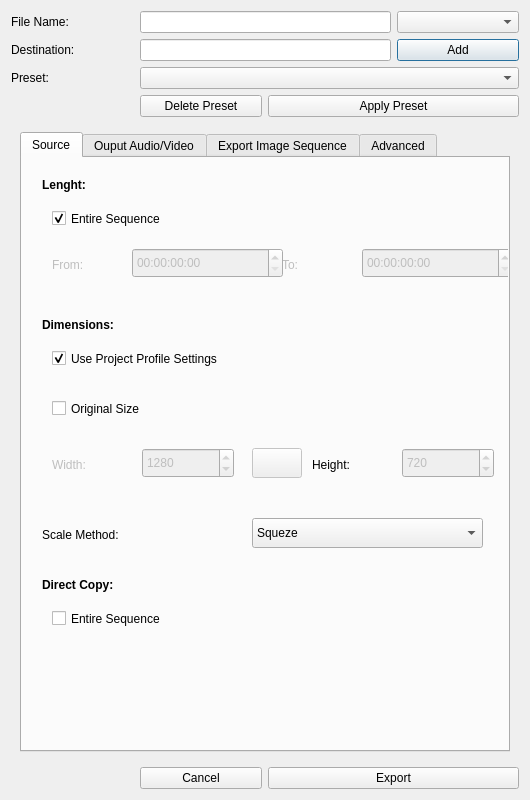
<?xml version="1.0" encoding="UTF-8"?>
<ui version="4.0">
 <class>Dialog</class>
 <widget class="QDialog" name="Dialog">
  <property name="geometry">
   <rect>
    <x>0</x>
    <y>0</y>
    <width>530</width>
    <height>800</height>
   </rect>
  </property>
  <property name="maximumSize">
   <size>
    <width>530</width>
    <height>800</height>
   </size>
  </property>
  <property name="windowTitle">
   <string>Export Video</string>
  </property>
  <property name="windowIcon">
   <iconset>
    <normaloff>../../../xdg/openshot.svg</normaloff>../../../xdg/openshot.svg</iconset>
  </property>
  <property name="layoutDirection">
   <enum>Qt::LeftToRight</enum>
  </property>
  <property name="autoFillBackground">
   <bool>false</bool>
  </property>
  <property name="locale">
   <locale language="English" country="UnitedStates"/>
  </property>
  <layout class="QGridLayout" name="gridLayout">
   <item row="0" column="0">
    <widget class="QLabel" name="label">
     <property name="text">
      <string>&lt;html&gt;&lt;head/&gt;&lt;body&gt;&lt;p&gt;File Name:&lt;/p&gt;&lt;/body&gt;&lt;/html&gt;</string>
     </property>
    </widget>
   </item>
   <item row="0" column="1" colspan="2">
    <widget class="QLineEdit" name="lblfilename"/>
   </item>
   <item row="1" column="0">
    <widget class="QLabel" name="label_2">
     <property name="text">
      <string>&lt;html&gt;&lt;head/&gt;&lt;body&gt;&lt;p&gt;Destination:&lt;/p&gt;&lt;/body&gt;&lt;/html&gt;</string>
     </property>
    </widget>
   </item>
   <item row="1" column="1" colspan="2">
    <widget class="QLineEdit" name="lbldestination"/>
   </item>
   <item row="1" column="3">
    <widget class="QPushButton" name="btnfolder">
     <property name="text">
      <string>Add</string>
     </property>
     <property name="icon">
      <iconset theme="add">
       <normaloff>.</normaloff>.</iconset>
     </property>
    </widget>
   </item>
   <item row="2" column="0">
    <widget class="QLabel" name="label_3">
     <property name="text">
      <string>&lt;html&gt;&lt;head/&gt;&lt;body&gt;&lt;p&gt;Preset:&lt;/p&gt;&lt;/body&gt;&lt;/html&gt;</string>
     </property>
    </widget>
   </item>
   <item row="2" column="1" colspan="3">
    <widget class="QComboBox" name="cbopreset"/>
   </item>
   <item row="3" column="1">
    <widget class="QPushButton" name="btndeletepreset">
     <property name="text">
      <string>Delete Preset</string>
     </property>
    </widget>
   </item>
   <item row="3" column="2" colspan="2">
    <widget class="QPushButton" name="btnapplypreset">
     <property name="text">
      <string>Apply Preset</string>
     </property>
    </widget>
   </item>
   <item row="4" column="0" colspan="4">
    <widget class="QWidget" name="widget" native="true">
     <layout class="QVBoxLayout" name="verticalLayout_2">
      <item>
       <widget class="QTabWidget" name="tabWidget">
        <property name="enabled">
         <bool>true</bool>
        </property>
        <property name="currentIndex">
         <number>0</number>
        </property>
        <widget class="QWidget" name="tabsimple">
         <attribute name="title">
          <string>Source</string>
         </attribute>
         <widget class="QLabel" name="label_16">
          <property name="geometry">
           <rect>
            <x>20</x>
            <y>20</y>
            <width>185</width>
            <height>15</height>
           </rect>
          </property>
          <property name="text">
           <string>&lt;html&gt;&lt;head/&gt;&lt;body&gt;&lt;p&gt;&lt;span style=&quot; font-weight:600;&quot;&gt;Lenght:&lt;/span&gt;&lt;/p&gt;&lt;/body&gt;&lt;/html&gt;</string>
          </property>
         </widget>
         <widget class="QCheckBox" name="chkentiresequence">
          <property name="geometry">
           <rect>
            <x>30</x>
            <y>50</y>
            <width>185</width>
            <height>21</height>
           </rect>
          </property>
          <property name="text">
           <string>Entire Sequence</string>
          </property>
          <property name="checked">
           <bool>true</bool>
          </property>
         </widget>
         <widget class="QCheckBox" name="chkoriginalsize">
          <property name="geometry">
           <rect>
            <x>30</x>
            <y>240</y>
            <width>185</width>
            <height>21</height>
           </rect>
          </property>
          <property name="text">
           <string>Original Size</string>
          </property>
          <property name="checked">
           <bool>false</bool>
          </property>
         </widget>
         <widget class="QLabel" name="label_17">
          <property name="enabled">
           <bool>false</bool>
          </property>
          <property name="geometry">
           <rect>
            <x>30</x>
            <y>100</y>
            <width>50</width>
            <height>15</height>
           </rect>
          </property>
          <property name="text">
           <string>&lt;html&gt;&lt;head/&gt;&lt;body&gt;&lt;p&gt;From:&lt;/p&gt;&lt;/body&gt;&lt;/html&gt;</string>
          </property>
         </widget>
         <widget class="QLabel" name="label_18">
          <property name="enabled">
           <bool>false</bool>
          </property>
          <property name="geometry">
           <rect>
            <x>260</x>
            <y>100</y>
            <width>50</width>
            <height>15</height>
           </rect>
          </property>
          <property name="text">
           <string>&lt;html&gt;&lt;head/&gt;&lt;body&gt;&lt;p&gt;To:&lt;/p&gt;&lt;/body&gt;&lt;/html&gt;</string>
          </property>
         </widget>
         <widget class="QTimeEdit" name="spbfrom">
          <property name="enabled">
           <bool>false</bool>
          </property>
          <property name="geometry">
           <rect>
            <x>110</x>
            <y>90</y>
            <width>151</width>
            <height>30</height>
           </rect>
          </property>
          <property name="currentSection">
           <enum>QDateTimeEdit::HourSection</enum>
          </property>
          <property name="displayFormat">
           <string>HH:mm:ss:ms</string>
          </property>
         </widget>
         <widget class="QTimeEdit" name="spbto">
          <property name="enabled">
           <bool>false</bool>
          </property>
          <property name="geometry">
           <rect>
            <x>340</x>
            <y>90</y>
            <width>151</width>
            <height>30</height>
           </rect>
          </property>
          <property name="currentSection">
           <enum>QDateTimeEdit::HourSection</enum>
          </property>
          <property name="displayFormat">
           <string>HH:mm:ss:ms</string>
          </property>
         </widget>
         <widget class="QLabel" name="label_19">
          <property name="geometry">
           <rect>
            <x>20</x>
            <y>160</y>
            <width>185</width>
            <height>15</height>
           </rect>
          </property>
          <property name="text">
           <string>&lt;html&gt;&lt;head/&gt;&lt;body&gt;&lt;p&gt;&lt;span style=&quot; font-weight:600;&quot;&gt;Dimensions:&lt;/span&gt;&lt;/p&gt;&lt;/body&gt;&lt;/html&gt;</string>
          </property>
         </widget>
         <widget class="QLabel" name="label_20">
          <property name="enabled">
           <bool>false</bool>
          </property>
          <property name="geometry">
           <rect>
            <x>30</x>
            <y>300</y>
            <width>80</width>
            <height>15</height>
           </rect>
          </property>
          <property name="text">
           <string>&lt;html&gt;&lt;head/&gt;&lt;body&gt;&lt;p&gt;Width:&lt;/p&gt;&lt;/body&gt;&lt;/html&gt;</string>
          </property>
         </widget>
         <widget class="QLabel" name="label_21">
          <property name="geometry">
           <rect>
            <x>290</x>
            <y>300</y>
            <width>80</width>
            <height>15</height>
           </rect>
          </property>
          <property name="text">
           <string>&lt;html&gt;&lt;head/&gt;&lt;body&gt;&lt;p&gt;Height:&lt;/p&gt;&lt;/body&gt;&lt;/html&gt;</string>
          </property>
         </widget>
         <widget class="QSpinBox" name="spbwidth">
          <property name="enabled">
           <bool>false</bool>
          </property>
          <property name="geometry">
           <rect>
            <x>120</x>
            <y>290</y>
            <width>92</width>
            <height>30</height>
           </rect>
          </property>
          <property name="maximum">
           <number>1920</number>
          </property>
          <property name="value">
           <number>1280</number>
          </property>
         </widget>
         <widget class="QSpinBox" name="spbheight">
          <property name="enabled">
           <bool>false</bool>
          </property>
          <property name="geometry">
           <rect>
            <x>380</x>
            <y>290</y>
            <width>92</width>
            <height>30</height>
           </rect>
          </property>
          <property name="maximum">
           <number>1200</number>
          </property>
          <property name="value">
           <number>720</number>
          </property>
         </widget>
         <widget class="QPushButton" name="btnpreserveratio">
          <property name="enabled">
           <bool>false</bool>
          </property>
          <property name="geometry">
           <rect>
            <x>230</x>
            <y>290</y>
            <width>50</width>
            <height>30</height>
           </rect>
          </property>
          <property name="icon">
           <iconset>
            <normaloff>:/icons/Compass/actions/media-toolbar/media-playlist-repeat.svg</normaloff>:/icons/Compass/actions/media-toolbar/media-playlist-repeat.svg</iconset>
          </property>
          <property name="iconSize">
           <size>
            <width>48</width>
            <height>48</height>
           </size>
          </property>
         </widget>
         <widget class="QLabel" name="label_22">
          <property name="geometry">
           <rect>
            <x>20</x>
            <y>370</y>
            <width>185</width>
            <height>15</height>
           </rect>
          </property>
          <property name="text">
           <string>&lt;html&gt;&lt;head/&gt;&lt;body&gt;&lt;p&gt;Scale Method:&lt;/p&gt;&lt;/body&gt;&lt;/html&gt;</string>
          </property>
         </widget>
         <widget class="QComboBox" name="cbosqueze">
          <property name="geometry">
           <rect>
            <x>230</x>
            <y>360</y>
            <width>231</width>
            <height>30</height>
           </rect>
          </property>
          <item>
           <property name="text">
            <string>Squeze</string>
           </property>
          </item>
         </widget>
         <widget class="QCheckBox" name="chkprojectprofilesettings">
          <property name="geometry">
           <rect>
            <x>30</x>
            <y>190</y>
            <width>431</width>
            <height>21</height>
           </rect>
          </property>
          <property name="text">
           <string>Use Project Profile Settings</string>
          </property>
          <property name="checked">
           <bool>true</bool>
          </property>
         </widget>
         <widget class="QLabel" name="label_33">
          <property name="geometry">
           <rect>
            <x>20</x>
            <y>420</y>
            <width>185</width>
            <height>15</height>
           </rect>
          </property>
          <property name="text">
           <string>&lt;html&gt;&lt;head/&gt;&lt;body&gt;&lt;p&gt;&lt;span style=&quot; font-weight:600;&quot;&gt;Direct Copy:&lt;/span&gt;&lt;/p&gt;&lt;/body&gt;&lt;/html&gt;</string>
          </property>
         </widget>
         <widget class="QCheckBox" name="chkdirectcopy">
          <property name="geometry">
           <rect>
            <x>30</x>
            <y>450</y>
            <width>185</width>
            <height>21</height>
           </rect>
          </property>
          <property name="text">
           <string>Entire Sequence</string>
          </property>
          <property name="checked">
           <bool>false</bool>
          </property>
         </widget>
        </widget>
        <widget class="QWidget" name="tabexportaudiovideo">
         <attribute name="title">
          <string>Ouput Audio/Video</string>
         </attribute>
         <widget class="QLabel" name="label_15">
          <property name="geometry">
           <rect>
            <x>20</x>
            <y>20</y>
            <width>91</width>
            <height>16</height>
           </rect>
          </property>
          <property name="text">
           <string>&lt;html&gt;&lt;head/&gt;&lt;body&gt;&lt;p&gt;&lt;span style=&quot; font-weight:600;&quot;&gt;Format:&lt;/span&gt;&lt;/p&gt;&lt;/body&gt;&lt;/html&gt;</string>
          </property>
         </widget>
         <widget class="QComboBox" name="cmbformatvideo">
          <property name="geometry">
           <rect>
            <x>130</x>
            <y>10</y>
            <width>341</width>
            <height>30</height>
           </rect>
          </property>
         </widget>
         <widget class="QLabel" name="label_23">
          <property name="geometry">
           <rect>
            <x>20</x>
            <y>70</y>
            <width>171</width>
            <height>16</height>
           </rect>
          </property>
          <property name="text">
           <string>&lt;html&gt;&lt;head/&gt;&lt;body&gt;&lt;p&gt;&lt;span style=&quot; font-weight:600;&quot;&gt;Video Codec:&lt;/span&gt;&lt;/p&gt;&lt;/body&gt;&lt;/html&gt;</string>
          </property>
         </widget>
         <widget class="QLabel" name="label_24">
          <property name="geometry">
           <rect>
            <x>20</x>
            <y>120</y>
            <width>171</width>
            <height>16</height>
           </rect>
          </property>
          <property name="text">
           <string>&lt;html&gt;&lt;head/&gt;&lt;body&gt;&lt;p&gt;Compression Method:&lt;/p&gt;&lt;/body&gt;&lt;/html&gt;</string>
          </property>
         </widget>
         <widget class="QLabel" name="label_25">
          <property name="geometry">
           <rect>
            <x>20</x>
            <y>170</y>
            <width>171</width>
            <height>16</height>
           </rect>
          </property>
          <property name="text">
           <string>&lt;html&gt;&lt;head/&gt;&lt;body&gt;&lt;p&gt;BitRate:&lt;/p&gt;&lt;/body&gt;&lt;/html&gt;</string>
          </property>
         </widget>
         <widget class="QLabel" name="label_26">
          <property name="geometry">
           <rect>
            <x>20</x>
            <y>220</y>
            <width>171</width>
            <height>15</height>
           </rect>
          </property>
          <property name="text">
           <string>&lt;html&gt;&lt;head/&gt;&lt;body&gt;&lt;p&gt;Max Bitrate:&lt;/p&gt;&lt;/body&gt;&lt;/html&gt;</string>
          </property>
         </widget>
         <widget class="QLabel" name="label_27">
          <property name="geometry">
           <rect>
            <x>20</x>
            <y>370</y>
            <width>171</width>
            <height>15</height>
           </rect>
          </property>
          <property name="text">
           <string>&lt;html&gt;&lt;head/&gt;&lt;body&gt;&lt;p&gt;&lt;span style=&quot; font-weight:600;&quot;&gt;Audio Codec:&lt;/span&gt;&lt;/p&gt;&lt;/body&gt;&lt;/html&gt;</string>
          </property>
         </widget>
         <widget class="QLabel" name="label_28">
          <property name="geometry">
           <rect>
            <x>20</x>
            <y>420</y>
            <width>171</width>
            <height>15</height>
           </rect>
          </property>
          <property name="text">
           <string>&lt;html&gt;&lt;head/&gt;&lt;body&gt;&lt;p&gt;Simple Rate:&lt;/p&gt;&lt;/body&gt;&lt;/html&gt;</string>
          </property>
         </widget>
         <widget class="QLabel" name="label_29">
          <property name="geometry">
           <rect>
            <x>20</x>
            <y>470</y>
            <width>171</width>
            <height>15</height>
           </rect>
          </property>
          <property name="text">
           <string>&lt;html&gt;&lt;head/&gt;&lt;body&gt;&lt;p&gt;Channels:&lt;/p&gt;&lt;/body&gt;&lt;/html&gt;</string>
          </property>
         </widget>
         <widget class="QSlider" name="sliderbitrate">
          <property name="geometry">
           <rect>
            <x>20</x>
            <y>550</y>
            <width>441</width>
            <height>24</height>
           </rect>
          </property>
          <property name="minimum">
           <number>8</number>
          </property>
          <property name="maximum">
           <number>640</number>
          </property>
          <property name="singleStep">
           <number>8</number>
          </property>
          <property name="pageStep">
           <number>1</number>
          </property>
          <property name="sliderPosition">
           <number>192</number>
          </property>
          <property name="orientation">
           <enum>Qt::Horizontal</enum>
          </property>
         </widget>
         <widget class="QLabel" name="label_30">
          <property name="geometry">
           <rect>
            <x>20</x>
            <y>520</y>
            <width>130</width>
            <height>15</height>
           </rect>
          </property>
          <property name="text">
           <string>&lt;html&gt;&lt;head/&gt;&lt;body&gt;&lt;p&gt;Bit Rate (kbps):&lt;/p&gt;&lt;/body&gt;&lt;/html&gt;</string>
          </property>
         </widget>
         <widget class="QSpinBox" name="spbrate">
          <property name="geometry">
           <rect>
            <x>230</x>
            <y>160</y>
            <width>130</width>
            <height>30</height>
           </rect>
          </property>
          <property name="alignment">
           <set>Qt::AlignRight|Qt::AlignTrailing|Qt::AlignVCenter</set>
          </property>
         </widget>
         <widget class="QLabel" name="label_31">
          <property name="geometry">
           <rect>
            <x>380</x>
            <y>170</y>
            <width>91</width>
            <height>16</height>
           </rect>
          </property>
          <property name="text">
           <string>&lt;html&gt;&lt;head/&gt;&lt;body&gt;&lt;p&gt;kbps&lt;/p&gt;&lt;/body&gt;&lt;/html&gt;</string>
          </property>
         </widget>
         <widget class="QLabel" name="label_32">
          <property name="geometry">
           <rect>
            <x>380</x>
            <y>220</y>
            <width>91</width>
            <height>16</height>
           </rect>
          </property>
          <property name="text">
           <string>&lt;html&gt;&lt;head/&gt;&lt;body&gt;&lt;p&gt;kbps&lt;/p&gt;&lt;/body&gt;&lt;/html&gt;</string>
          </property>
         </widget>
         <widget class="QComboBox" name="cmbchannels">
          <property name="geometry">
           <rect>
            <x>230</x>
            <y>460</y>
            <width>240</width>
            <height>30</height>
           </rect>
          </property>
         </widget>
         <widget class="QComboBox" name="cmbaudio">
          <property name="geometry">
           <rect>
            <x>230</x>
            <y>360</y>
            <width>240</width>
            <height>30</height>
           </rect>
          </property>
         </widget>
         <widget class="QComboBox" name="cmbsimplerate">
          <property name="geometry">
           <rect>
            <x>230</x>
            <y>410</y>
            <width>240</width>
            <height>30</height>
           </rect>
          </property>
         </widget>
         <widget class="QComboBox" name="cmbvideo">
          <property name="geometry">
           <rect>
            <x>230</x>
            <y>60</y>
            <width>240</width>
            <height>30</height>
           </rect>
          </property>
         </widget>
         <widget class="QComboBox" name="cmbcompressionmethod">
          <property name="geometry">
           <rect>
            <x>230</x>
            <y>110</y>
            <width>240</width>
            <height>30</height>
           </rect>
          </property>
         </widget>
         <widget class="QSpinBox" name="spbmax">
          <property name="geometry">
           <rect>
            <x>230</x>
            <y>210</y>
            <width>130</width>
            <height>30</height>
           </rect>
          </property>
          <property name="alignment">
           <set>Qt::AlignRight|Qt::AlignTrailing|Qt::AlignVCenter</set>
          </property>
         </widget>
         <widget class="QLCDNumber" name="lcdaudiobitrate">
          <property name="geometry">
           <rect>
            <x>340</x>
            <y>510</y>
            <width>70</width>
            <height>40</height>
           </rect>
          </property>
          <property name="inputMethodHints">
           <set>Qt::ImhNone</set>
          </property>
          <property name="frameShape">
           <enum>QFrame::WinPanel</enum>
          </property>
          <property name="frameShadow">
           <enum>QFrame::Plain</enum>
          </property>
          <property name="lineWidth">
           <number>1</number>
          </property>
          <property name="digitCount">
           <number>3</number>
          </property>
          <property name="segmentStyle">
           <enum>QLCDNumber::Flat</enum>
          </property>
          <property name="intValue" stdset="0">
           <number>192</number>
          </property>
         </widget>
         <widget class="QComboBox" name="cmbaspectratio">
          <property name="geometry">
           <rect>
            <x>230</x>
            <y>260</y>
            <width>240</width>
            <height>30</height>
           </rect>
          </property>
         </widget>
         <widget class="QComboBox" name="cmbfps">
          <property name="geometry">
           <rect>
            <x>230</x>
            <y>310</y>
            <width>240</width>
            <height>30</height>
           </rect>
          </property>
         </widget>
         <widget class="QLabel" name="label_34">
          <property name="geometry">
           <rect>
            <x>20</x>
            <y>270</y>
            <width>171</width>
            <height>15</height>
           </rect>
          </property>
          <property name="text">
           <string>Aspect Ratio:</string>
          </property>
         </widget>
         <widget class="QLabel" name="label_35">
          <property name="geometry">
           <rect>
            <x>20</x>
            <y>320</y>
            <width>171</width>
            <height>15</height>
           </rect>
          </property>
          <property name="text">
           <string>Frames per Second:</string>
          </property>
         </widget>
        </widget>
        <widget class="QWidget" name="tabexportimagesequence">
         <attribute name="title">
          <string>Export Image Sequence</string>
         </attribute>
         <widget class="QLabel" name="label_4">
          <property name="geometry">
           <rect>
            <x>20</x>
            <y>20</y>
            <width>130</width>
            <height>15</height>
           </rect>
          </property>
          <property name="text">
           <string>&lt;html&gt;&lt;head/&gt;&lt;body&gt;&lt;p&gt;&lt;span style=&quot; font-weight:600;&quot;&gt;Format:&lt;/span&gt;&lt;/p&gt;&lt;/body&gt;&lt;/html&gt;</string>
          </property>
         </widget>
         <widget class="QComboBox" name="cmbformatimage">
          <property name="geometry">
           <rect>
            <x>200</x>
            <y>20</y>
            <width>271</width>
            <height>30</height>
           </rect>
          </property>
         </widget>
         <widget class="QSlider" name="sliderquality">
          <property name="geometry">
           <rect>
            <x>20</x>
            <y>90</y>
            <width>441</width>
            <height>24</height>
           </rect>
          </property>
          <property name="maximum">
           <number>100</number>
          </property>
          <property name="sliderPosition">
           <number>85</number>
          </property>
          <property name="orientation">
           <enum>Qt::Horizontal</enum>
          </property>
         </widget>
         <widget class="QLabel" name="label_5">
          <property name="geometry">
           <rect>
            <x>20</x>
            <y>60</y>
            <width>130</width>
            <height>15</height>
           </rect>
          </property>
          <property name="text">
           <string>&lt;html&gt;&lt;head/&gt;&lt;body&gt;&lt;p&gt;Quality (%): &lt;/p&gt;&lt;/body&gt;&lt;/html&gt;</string>
          </property>
         </widget>
         <widget class="QLabel" name="label_6">
          <property name="geometry">
           <rect>
            <x>20</x>
            <y>130</y>
            <width>130</width>
            <height>15</height>
           </rect>
          </property>
          <property name="text">
           <string>&lt;html&gt;&lt;head/&gt;&lt;body&gt;&lt;p&gt;&lt;span style=&quot; font-size:7pt;&quot;&gt;Lowest&lt;/span&gt;&lt;/p&gt;&lt;/body&gt;&lt;/html&gt;</string>
          </property>
         </widget>
         <widget class="QLabel" name="label_7">
          <property name="geometry">
           <rect>
            <x>330</x>
            <y>130</y>
            <width>130</width>
            <height>15</height>
           </rect>
          </property>
          <property name="text">
           <string>&lt;html&gt;&lt;head/&gt;&lt;body&gt;&lt;p&gt;&lt;span style=&quot; font-size:7pt;&quot;&gt;Highest&lt;/span&gt;&lt;/p&gt;&lt;/body&gt;&lt;/html&gt;</string>
          </property>
          <property name="alignment">
           <set>Qt::AlignRight|Qt::AlignTrailing|Qt::AlignVCenter</set>
          </property>
         </widget>
         <widget class="QLabel" name="label_8">
          <property name="geometry">
           <rect>
            <x>20</x>
            <y>170</y>
            <width>185</width>
            <height>15</height>
           </rect>
          </property>
          <property name="text">
           <string>&lt;html&gt;&lt;head/&gt;&lt;body&gt;&lt;p&gt;&lt;span style=&quot; font-weight:600;&quot;&gt;File Naming:&lt;/span&gt;&lt;/p&gt;&lt;/body&gt;&lt;/html&gt;</string>
          </property>
         </widget>
         <widget class="QLabel" name="label_9">
          <property name="geometry">
           <rect>
            <x>30</x>
            <y>210</y>
            <width>130</width>
            <height>15</height>
           </rect>
          </property>
          <property name="text">
           <string>&lt;html&gt;&lt;head/&gt;&lt;body&gt;&lt;p&gt;Prefix:&lt;/p&gt;&lt;/body&gt;&lt;/html&gt;</string>
          </property>
         </widget>
         <widget class="QLabel" name="label_10">
          <property name="geometry">
           <rect>
            <x>190</x>
            <y>210</y>
            <width>101</width>
            <height>16</height>
           </rect>
          </property>
          <property name="text">
           <string>&lt;html&gt;&lt;head/&gt;&lt;body&gt;&lt;p&gt;Digits:&lt;/p&gt;&lt;/body&gt;&lt;/html&gt;</string>
          </property>
          <property name="alignment">
           <set>Qt::AlignLeading|Qt::AlignLeft|Qt::AlignVCenter</set>
          </property>
         </widget>
         <widget class="QLabel" name="label_11">
          <property name="geometry">
           <rect>
            <x>340</x>
            <y>210</y>
            <width>111</width>
            <height>16</height>
           </rect>
          </property>
          <property name="text">
           <string>&lt;html&gt;&lt;head/&gt;&lt;body&gt;&lt;p&gt;Suffix:&lt;/p&gt;&lt;/body&gt;&lt;/html&gt;</string>
          </property>
          <property name="alignment">
           <set>Qt::AlignLeading|Qt::AlignLeft|Qt::AlignVCenter</set>
          </property>
         </widget>
         <widget class="QLineEdit" name="lblprefix">
          <property name="geometry">
           <rect>
            <x>20</x>
            <y>240</y>
            <width>130</width>
            <height>30</height>
           </rect>
          </property>
          <property name="text">
           <string>image_</string>
          </property>
         </widget>
         <widget class="QLineEdit" name="lblsuffix">
          <property name="geometry">
           <rect>
            <x>340</x>
            <y>240</y>
            <width>130</width>
            <height>30</height>
           </rect>
          </property>
          <property name="text">
           <string>.resiszed</string>
          </property>
         </widget>
         <widget class="QLabel" name="label_12">
          <property name="geometry">
           <rect>
            <x>20</x>
            <y>310</y>
            <width>100</width>
            <height>15</height>
           </rect>
          </property>
          <property name="text">
           <string>&lt;html&gt;&lt;head/&gt;&lt;body&gt;&lt;p&gt;Interval:&lt;/p&gt;&lt;/body&gt;&lt;/html&gt;</string>
          </property>
         </widget>
         <widget class="QLabel" name="label_13">
          <property name="geometry">
           <rect>
            <x>250</x>
            <y>310</y>
            <width>100</width>
            <height>15</height>
           </rect>
          </property>
          <property name="text">
           <string>&lt;html&gt;&lt;head/&gt;&lt;body&gt;&lt;p&gt;Offset:&lt;/p&gt;&lt;/body&gt;&lt;/html&gt;</string>
          </property>
          <property name="alignment">
           <set>Qt::AlignRight|Qt::AlignTrailing|Qt::AlignVCenter</set>
          </property>
         </widget>
         <widget class="QLabel" name="label_14">
          <property name="geometry">
           <rect>
            <x>20</x>
            <y>360</y>
            <width>160</width>
            <height>15</height>
           </rect>
          </property>
          <property name="text">
           <string>&lt;html&gt;&lt;head/&gt;&lt;body&gt;&lt;p&gt;First Frame Name:&lt;/p&gt;&lt;/body&gt;&lt;/html&gt;</string>
          </property>
         </widget>
         <widget class="QLabel" name="lblframename">
          <property name="geometry">
           <rect>
            <x>200</x>
            <y>360</y>
            <width>250</width>
            <height>15</height>
           </rect>
          </property>
          <property name="text">
           <string>&lt;html&gt;&lt;head/&gt;&lt;body&gt;&lt;p&gt;image_00001.resized&lt;/p&gt;&lt;/body&gt;&lt;/html&gt;</string>
          </property>
         </widget>
         <widget class="QSpinBox" name="spbinterval">
          <property name="geometry">
           <rect>
            <x>140</x>
            <y>300</y>
            <width>100</width>
            <height>30</height>
           </rect>
          </property>
          <property name="alignment">
           <set>Qt::AlignRight|Qt::AlignTrailing|Qt::AlignVCenter</set>
          </property>
          <property name="value">
           <number>1</number>
          </property>
         </widget>
         <widget class="QSpinBox" name="spboffset">
          <property name="geometry">
           <rect>
            <x>370</x>
            <y>300</y>
            <width>100</width>
            <height>30</height>
           </rect>
          </property>
          <property name="alignment">
           <set>Qt::AlignRight|Qt::AlignTrailing|Qt::AlignVCenter</set>
          </property>
         </widget>
         <widget class="QSpinBox" name="spbdigits">
          <property name="geometry">
           <rect>
            <x>190</x>
            <y>240</y>
            <width>144</width>
            <height>30</height>
           </rect>
          </property>
          <property name="alignment">
           <set>Qt::AlignRight|Qt::AlignTrailing|Qt::AlignVCenter</set>
          </property>
          <property name="suffix">
           <string>000</string>
          </property>
          <property name="maximum">
           <number>9900000</number>
          </property>
         </widget>
        </widget>
        <widget class="QWidget" name="tabadvanced">
         <attribute name="title">
          <string>Advanced</string>
         </attribute>
         <widget class="QWidget" name="verticalLayoutWidget">
          <property name="geometry">
           <rect>
            <x>10</x>
            <y>10</y>
            <width>461</width>
            <height>401</height>
           </rect>
          </property>
          <layout class="QVBoxLayout" name="verticalLayout">
           <item>
            <widget class="QListView" name="listView"/>
           </item>
          </layout>
         </widget>
         <widget class="QPushButton" name="btnloadffmpegcommand">
          <property name="geometry">
           <rect>
            <x>30</x>
            <y>440</y>
            <width>160</width>
            <height>30</height>
           </rect>
          </property>
          <property name="text">
           <string>Load render args</string>
          </property>
         </widget>
         <widget class="QPushButton" name="btnexportcommand">
          <property name="geometry">
           <rect>
            <x>290</x>
            <y>440</y>
            <width>160</width>
            <height>30</height>
           </rect>
          </property>
          <property name="text">
           <string>Create Profile args</string>
          </property>
         </widget>
        </widget>
       </widget>
      </item>
     </layout>
    </widget>
   </item>
   <item row="5" column="1">
    <widget class="QPushButton" name="btncancel">
     <property name="text">
      <string>Cancel</string>
     </property>
    </widget>
   </item>
   <item row="5" column="2" colspan="2">
    <widget class="QPushButton" name="btnexport">
     <property name="text">
      <string>Export</string>
     </property>
    </widget>
   </item>
   <item row="0" column="3">
    <widget class="QComboBox" name="cmbextension"/>
   </item>
  </layout>
 </widget>
 <resources/>
 <connections>
  <connection>
   <sender>btncancel</sender>
   <signal>clicked()</signal>
   <receiver>Dialog</receiver>
   <slot>reject()</slot>
   <hints>
    <hint type="sourcelabel">
     <x>261</x>
     <y>790</y>
    </hint>
    <hint type="destinationlabel">
     <x>95</x>
     <y>719</y>
    </hint>
   </hints>
  </connection>
  <connection>
   <sender>btnexport</sender>
   <signal>clicked()</signal>
   <receiver>Dialog</receiver>
   <slot>accept()</slot>
   <hints>
    <hint type="sourcelabel">
     <x>520</x>
     <y>790</y>
    </hint>
    <hint type="destinationlabel">
     <x>494</x>
     <y>751</y>
    </hint>
   </hints>
  </connection>
  <connection>
   <sender>sliderbitrate</sender>
   <signal>valueChanged(int)</signal>
   <receiver>lcdaudiobitrate</receiver>
   <slot>display(int)</slot>
   <hints>
    <hint type="sourcelabel">
     <x>304</x>
     <y>722</y>
    </hint>
    <hint type="destinationlabel">
     <x>377</x>
     <y>692</y>
    </hint>
   </hints>
  </connection>
 </connections>
</ui>
